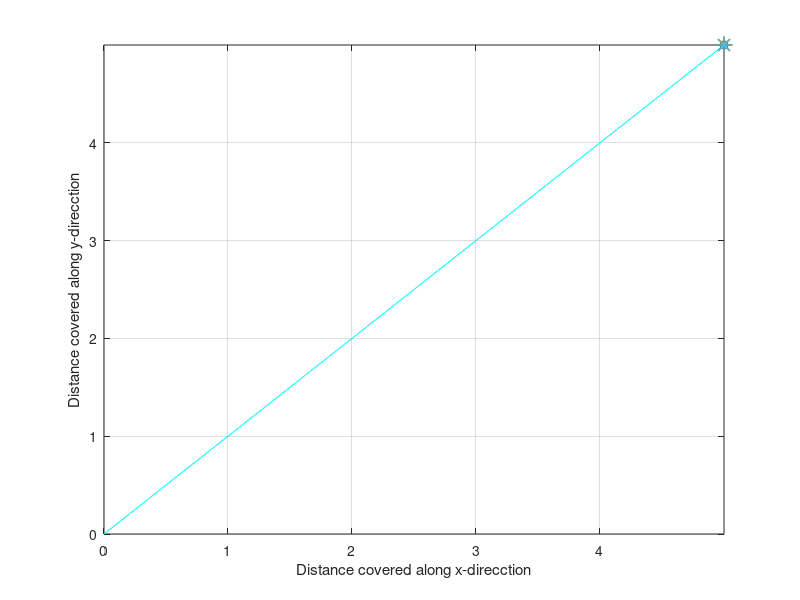

This figure's MATLAB source: (Note: this script raises an error after producing the figure.)

stx= input('ENTER THE X COORDINATE OF THE SOURCE POINT:');   %input('Enter the x coordinate of starting point');
sty=input('ENTER THE Y COORDINATE OF THE SOURCE POINT:');        %input('Enter the y coordinate of starting point');
N=5;

switch (stx)
    case(0.5)
        switch(sty)
            case(0.5)
                i=8;              %initializing cell number
                px=0.5;py=0.5;    %initializing ploting starting point
            case(1.5)
                i=13;
                px=0.5;py=1.5;
            case(2.5)
                i=18;
                px=0.5;py=2.5;
            case(3.5)
                i=23;
                px=0.5;py=3.5;
            case(4.5)
                i=28;
                px=0.5;py=4.5;
        end
    case(1.5)
            switch(sty)
            case(0.5)
                i=9;
                px=1.5;py=0.5;
            case(1.5)
                i=14;
                px=1.5;py=1.5;
            case(2.5)
                i=19;
                px=1.5;py=2.5;
            case(3.5)
                i=24;
                px=1.5;py=3.5;
            case(4.5)
                i=29;
                px=1.5;py=4.5;
        end
    case(2.5)
            switch(sty)
            case(0.5)
                i=10;
                px=2.5;py=0.5;
            case(1.5)
                i=15;
                 px=2.5;py=1.5;
            case(2.5)
                i=20;
                 px=2.5;py=2.5;
            case(3.5)
                i=25;
                 px=2.5;py=3.5;
            case(4.5)
                i=30;
                 px=2.5;py=4.5;
            end
    case(3.5)
            switch(sty)
            case(0.5)
                i=11;
                px=3.5;py=0.5;
            case(1.5)
                i=16;
                px=3.5;py=1.5;
            case(2.5)
                i=21;
                px=3.5;py=2.5;
            case(3.5)
                i=26;
                px=3.5;py=3.5;
            case(4.5)
                i=31;
                 px=3.5;py=4.5;
            end
      case(4.5)
            switch(sty)
            case(0.5)
                i=12;
                px=4.5;py=0.5;
            case(1.5)
                i=17;
                px=4.5;py=1.5;
            case(2.5)
                i=22;
                px=4.5;py=2.5;
            case(3.5)
                i=27;
                px=4.5;py=3.5;
            case(4.5)
                i=32;
                px=4.5;py=4.5;
        end
end 
i;

n= input('ENTER THE NUMBER OF OBSTACLES PRESENT IN THE GRID(Max of 3 obstacles is only possible): ');
X=0:5;
Y=0:5;
figure('Color',[0.8 0.8 0.8]);%RGB
  plot(X,Y,'c');
  set(gca,'Color','c')
  xlabel('Distance covered along x-direcction')
ylabel('Distance covered along y-direcction')
grid on
hold on
set(gca,'XTick',[0 1 2 3 4],'YTick',[0 1 2 3 4]);
plot(stx,sty,'o');
hold on
%Initializing utility factors for each cell
%Modified utility factors for each cell's each arrival from other cell like diagonal
%right,horizontal right, vertical down, horizontal left,vertically up +
%Reward function

q1=[50 30 60 60 40];
q2=[50 80 60 60 40];
q3=[50 80 60 60 40];
q4=[50 80 60 60 40];
q5=[50 80 60 10 40];
q6=[50 30 60 60 90];
q7=[150 130 110 110 140];
q8=[150 130 110 110 140];
q9=[150 130 110 110 140];
q10=[150 130 110 10 140];
q11=[50 30 60 60 90];
q12=[150 130 110 110 140];
q13=[250 230 210 210 240];
q14=[250 230 210 210 240];
q15=[250 230 10 10 240];
q16=[50 30 60 60 90];
q17=[150 80 110 110 140];
q18=[250 230 210 210 240];
q19=[450 440 210 210 440];
q20=[450 440 10 10 440];
q21=[50 30 10 60 90];
q22=[150 80 10 10 240];
q23=[250 230 10 10 240];
q24=[450 430 10 10 440];
q25=[550 530 10 10 540];


 if (n>0)        % obstacle is present

      if (n==1)    
     x(1)=input('ENTER THE X COORDINATE OF THE 1st OBSTACLE:');
     y(1)=input('ENTER THE Y COORDINATE OF THE 1st OBSTACLE:');
      end 
       if (n==2)
     x(1)=input('ENTER THE X COORDINATE OF THE 1st OBSTACLE:');
     y(1)=input('ENTER THE Y COORDINATE OF THE 1st OBSTACLE:');
     x(2)=input('ENTER THE X COORDINATE OF THE 2nd OBSTACLE:');
     y(2)=input('ENTER THE Y COORDINATE OF THE 2nd OBSTACLE:');
       end 
       if (n==3)
     x(1)=input('ENTER THE X COORDINATE OF THE 1st OBSTACLE:');
     y(1)=input('ENTER THE Y COORDINATE OF THE 1st OBSTACLE:');
     x(2)=input('ENTER THE X COORDINATE OF THE 2nd OBSTACLE:');
     y(2)=input('ENTER THE Y COORDINATE OF THE 2nd OBSTACLE:');
     x(3)=input('ENTER THE X COORDINATE OF THE 3rd OBSTACLE:');
     y(3)=input('ENTER THE Y COORDINATE OF THE 3rd OBSTACLE:');
       end 
        if (n==4)
     x(1)=input('ENTER THE X COORDINATE OF THE 1st OBSTACLE:');
     y(1)=input('ENTER THE Y COORDINATE OF THE 1st OBSTACLE:');
     x(2)=input('ENTER THE X COORDINATE OF THE 2nd OBSTACLE:');
     y(2)=input('ENTER THE Y COORDINATE OF THE 2nd OBSTACLE:');
     x(3)=input('ENTER THE X COORDINATE OF THE 3rd OBSTACLE:');
     y(3)=input('ENTER THE Y COORDINATE OF THE 3rd OBSTACLE:');
     x(4)=input('ENTER THE X COORDINATE OF THE 4th OBSTACLE:');
     y(4)=input('ENTER THE Y COORDINATE OF THE 4th OBSTACLE:');
        end 
       if (n==5)
     x(1)=input('ENTER THE X COORDINATE OF THE 1st OBSTACLE:');
     y(1)=input('ENTER THE Y COORDINATE OF THE 1st OBSTACLE:');
     x(2)=input('ENTER THE X COORDINATE OF THE 2nd OBSTACLE:');
     y(2)=input('ENTER THE Y COORDINATE OF THE 2nd OBSTACLE:');
     x(3)=input('ENTER THE X COORDINATE OF THE 3rd OBSTACLE:');
     y(3)=input('ENTER THE Y COORDINATE OF THE 3rd OBSTACLE:');
     x(4)=input('ENTER THE X COORDINATE OF THE 4th OBSTACLE:');
     y(4)=input('ENTER THE Y COORDINATE OF THE 4th OBSTACLE:');
     x(5)=input('ENTER THE X COORDINATE OF THE 5th OBSTACLE:');
     y(5)=input('ENTER THE Y COORDINATE OF THE 5th OBSTACLE:');
       end
       
       
       % Obstacle plotting and Weight updation
for k=1:n
%      x(k)=input(['Enter the x coordinate of ' num2str(k) ' th obstacle']);
%      y(k)=input(['Enter the y coordinate of ' num2str(k) ' th obstacle']);
    
     plot(x(k),y(k),'-*','MarkerSize',12);
     disp('a');
     hold on
     x(k)=ceil(x(k));
      y(k)=ceil(y(k));
switch (x(k))          % Updating the Modified utility factor based on the obstacle position
    case (1)
        switch(y(k))
            case(1)
                 q1=[0 0 0 0 0];
            case(2)
                 q6=[0 0 0 0 0];
            case(3)
                 q11=[0 0 0 0 0];
            case(4)
                q16=[0 0 0 0 0];
            case(5)
                q21=[0 0 0 0 0];
        end
    case (2)
         switch(y(k))
            case(1)
                 q2=[0 0 0 0 0];
            case(2)
                 q7=[0 0 0 0 0];
            case(3)
                 q12=[0 0 0 0 0];
            case(4)
                q17=[0 0 0 0 0];
            case(5)
                q22=[0 0 0 0 0];
        end
    case(3)
         switch(y(k))
            case(1)
                 q3=[0 0 0 0 0];
            case(2)
                 q8=[0 0 0 0 0];
            case(3)
                 q13=[0 0 0 0 0];
            case(4)
                q18=[0 0 0 0 0];
            case(5)
                q23=[0 0 0 0 0];    
        end
    case(4)
        switch(y(k))
            case(1)
                 q4=[0 0 0 0 0];
            case(2)
                 q9=[0 0 0 0 0];
            case(3)
                 q14=[0 0 0 0 0];
            case(4)
                q19=[0 0 0 0 0];
            case(5)
                q24=[0 0 0 0 0];
        end
   case(5)
        switch(y(k))
            case(1)
                 q5=[0 0 0 0 0];
            case(2)
                 q10=[0 0 0 0 0];
            case(3)
                 q15=[0 0 0 0 0];
            case(4)
                q20=[0 0 0 0 0];
            case(5)
                q25=[0 0 0 0 0];
        end
end
end
q26=[0 0 0 0 0];
q27=[0 0 0 0 0];
q28=[0 0 0 0 0];
q29=[0 0 0 0 0];
q30=[0 0 0 0 0];
s1=[0 0 10 10 0];s2=[0 30 10 10 0];s3=[0 30 10 10 0];s4=[0 30 10 10 0];s5=[0 30 10 10 0];
s6=[0 30 10 0 0];s7=[0 0 10 10 40];s8=[50 30 10 0 40];s9=[0 0 10 10 40];s10=[50 30 10 0 40];
s11=[0 0 10 10 40];s12=[50 30 10 0 40];s13=[0 0 10 10 40];s14=[50 30 10 0 40];s15=[0 0 10 10 40];
s16=[50 30 0 0 40];s17=[50 30 0 0 40];
s18=[50 30 0 0 40];
%q=[s1;s2;s3;s4;s5;s6;s7;q1;q2;q3;q4;q5;s8;s9;q6;q7;q8;q9;q10;s10;s11;q11;q12;q13;q14;q15;s12;s13;q16;q17;q18;q19;q20;s14;s15;q21;q22;q23;q24;q25;s16;s17;q26;q27;q28;q1;q25;s18];
q=[s1;s2;s3;s4;s5;s6;s7;q1;q2;q3;q4;q5;s7;q6;q7;q8;q9;q10;s8;q11;q12;q13;q14;q15;s9;q16;q17;q18;q19;q20;s12;q21;q22;q23;q24;q25;s13;q26;q27;q28;q29;q30;s18];
%disp(q);
%tic
while(i~=32)

   if (q((i+7),(1))>q((i+6),(5)))          %diagonal>vertical
      if (q((i+7),(1))>q((i+1),(2)))           % diagonal> horizontal
         if  (q((i+7),(1))>q((i-1),(4)))     %diagonal>horizontal bwd 
            if (q((i+7),(1))>q((i-6),(3)))%diagonal>vertical bwd  
          
                 x1=[(px),(px+1)];         %Diagonal movement
                 y1=[(py),(py+1)];
                 plot(x1,y1,'LineWidth',4);
                 
                 hold on
                 px=px+1;
                 py=py+1;
                 i=i+7;
               if(i>35)
                    break
                end 
                      
            else %vertical bwd >diagonal & diagonal>horizontal bwd & diagonal>horizontal & diagonal>vertical
                 x1=[(px),(px)];         %vertical bwd movement
                 y1=[(py),(py-1)];
                 plot(x1,y1,'LineWidth',4);
                 
                 hold on
                 px=px;
                 py=py-1;
                 i=i-6;
                  if(i>35)
                    break
                end 
            end
        else % horizontal bwd > diagonal & diagonal>horizontal & diagonal>vertical
            if  (q((i-1),(4))>q((i-6),(3))) %horizontal bwd > vertical bwd
                 x1=[(px),(px-1)];         %Horizontal bwd movement
                 y1=[(py),(py)];
                 plot(x1,y1,'LineWidth',4);
                 
                 hold on
                 px=px-1;
                 py=py;
                i=i-1;
                 if(i>35)
                    break
                end  
            else  
                 x1=[(px),(px)];         %vertical bwd movement
                 y1=[(py),(py-1)];
                 plot(x1,y1,'LineWidth',4);
                 
                 hold on
                 px=px;
                 py=py-1;
                 i=i-6;
                  if(i>35)
                    break
                end 
            end
         end
    else % horizontal > diagonal & diagonal>vertical
        if (q((i+1),(2))>q((i-1),(4))) %horizontal > horizontal bwd
            if (q((i+1),(2))>q((i-6),(3))) %horizontal > vertical bwd
                 x1=[(px),(px+1)];         %Horizontal movement
                 y1=[(py),(py)];
                 plot(x1,y1,'LineWidth',4);
                 
                 hold on
                 px=px+1;
                 py=py;
                 i=i+1;
                 if(i>35)
                    break
                end 
            else
                 x1=[(px),(px)];        % Vertical bwd movement
                 y1=[(py),(py-1)];
                 plot(x1,y1,'LineWidth',4);
                 
                 hold on
                 px=px;
                 py=py-1;
                 i=i-6; 
                  if(i>35)
                    break
                end 
            end
        else % horizontal bwd > horizontal & horizontal > diagonal & diagonal>vertical
            if (q((i-1),(4))>q((i-6),(3))) % horizontal bwd > vertical bwd
                 x1=[(px),(px-1)];         %Horizontal bwd movement
                 y1=[(py),(py)];
                 plot(x1,y1,'LineWidth',4);
                 
                 hold on
                 px=px-1;
                 py=py;
                 i=i-1;
                  if(i>35)
                    break
                end 
            else
                 x1=[(px),(px)];        % Vertical bwd movement
                 y1=[(py),(py-1)];
                 plot(x1,y1,'LineWidth',4);
                 
                 hold on
                 px=px;
                 py=py-1;
                 i=i-6; 
                  if(i>35)
                    break
                end 
            end
        end
      end
             
else % Vertical> Diagonal
    if (q((i+6),(5))>q((i+1),(2)))  %vertical > horizontal
        if(q((i+6),(5))>q((i-1),(4))) % vertical > horizontal bwd
            if (q((i+6),(5))>q((i-6),(3))) % vertical > vertical bwd 
                 y1=[(py),(py+1)];       %Vertical movement
                 x1=[(px),(px)]; 
                 plot(x1,y1,'LineWidth',4);
                 
                 hold on
                 px=px;
                 py=py+1;
                 i=i+6;
                  if(i>35)
                    break
                end 
            else % vertical bwd > vertical & vertical > horizontal bwd & vertical > horizontal & Vertical> Diagonal
                 x1=[(px),(px)];        % Vertical bwd movement
                 y1=[(py),(py-1)];
                 plot(x1,y1,'LineWidth',4);
                 
                 hold on
                 px=px;
                 py=py-1;
                 i=i-6; 
                  if(i>35)
                    break
                end 
            end
        else % horizontal bwd > vertical & vertical > horizontal & Vertical> Diagonal
            if (q((i-1),(4))>q((i-6),(3))) % horizontal bwd > vertical bwd
                 x1=[(px),(px-1)];         %Horizontal bwd movement
                 y1=[(py),(py)];
                 plot(x1,y1,'LineWidth',4);
                 
                 hold on
                 px=px-1;
                 py=py;
                 i=i-1; 
                  if(i>35)
                    break
                end 
            else
                x1=[(px),(px)];        % Vertical bwd movement
                 y1=[(py),(py-1)];
                 plot(x1,y1,'LineWidth',4);
                 
                 hold on
                 px=px;
                 py=py-1;
                 i=i-6;
                  if(i>35)
                    break
                end 
            end
        end
                
    else   % horizontal >vertical & Vertical> Diagonal
        if (q((i+1),(2))>q((i-1),(4))) %horizontal > horizontal bwd
            if (q((i+1),(2))>q((i-6),(3))) %horizontal > vertical bwd
                 x1=[(px),(px+1)];         %Horizontal movement
                 y1=[(py),(py)];
                 plot(x1,y1,'LineWidth',4);
                 
                 hold on
                 px=px+1;
                 py=py;
                 i=i+1;
                  if(i>35)
                    break
                end 
            else
                 x1=[(px),(px)];        % Vertical bwd movement
                 y1=[(py),(py-1)];
                 plot(x1,y1,'LineWidth',4);
                 
                 hold on
                 px=px;
                 py=py-1;
                 i=i-6; 
                  if(i>35)
                    break
                end 
            end 
        else % horizontal bwd > horizontal & horizontal >vertical & Vertical> Diagonal
            if (q((i-1),(4))>q((i-6),(3))) %horizontal bwd > vertical bwd
                 x1=[(px),(px-1)];         %Horizontal bwd movement
                 y1=[(py),(py)];
                 plot(x1,y1,'LineWidth',4);
                 
                 hold on
                 px=px-1;
                 py=py;
                 i=i-1;
                  if(i>35)
                    break
                end 
            else
                 x1=[(px),(px)];        % Vertical bwd movement
                 y1=[(py),(py-1)];
                 plot(x1,y1,'LineWidth',4);
                 
                 hold on
                 px=px;
                 py=py-1;
                 i=i-6; 
                  if(i>35)
                    break
                end 
            end
        end
    end
   end
end 
%toc

%axes(handles.axes1);  
 
else 
     X=stx:N-0.5;
     Y=sty:N-0.5;
     plot(X,Y,'LineWidth',4);
    
 %whereToStore=fullfile(DirectoryPath,['Figure.png']);
% 0.5saveas(gcf, whereToStore);
  %   axes(handles.axes1);  
  
 end 